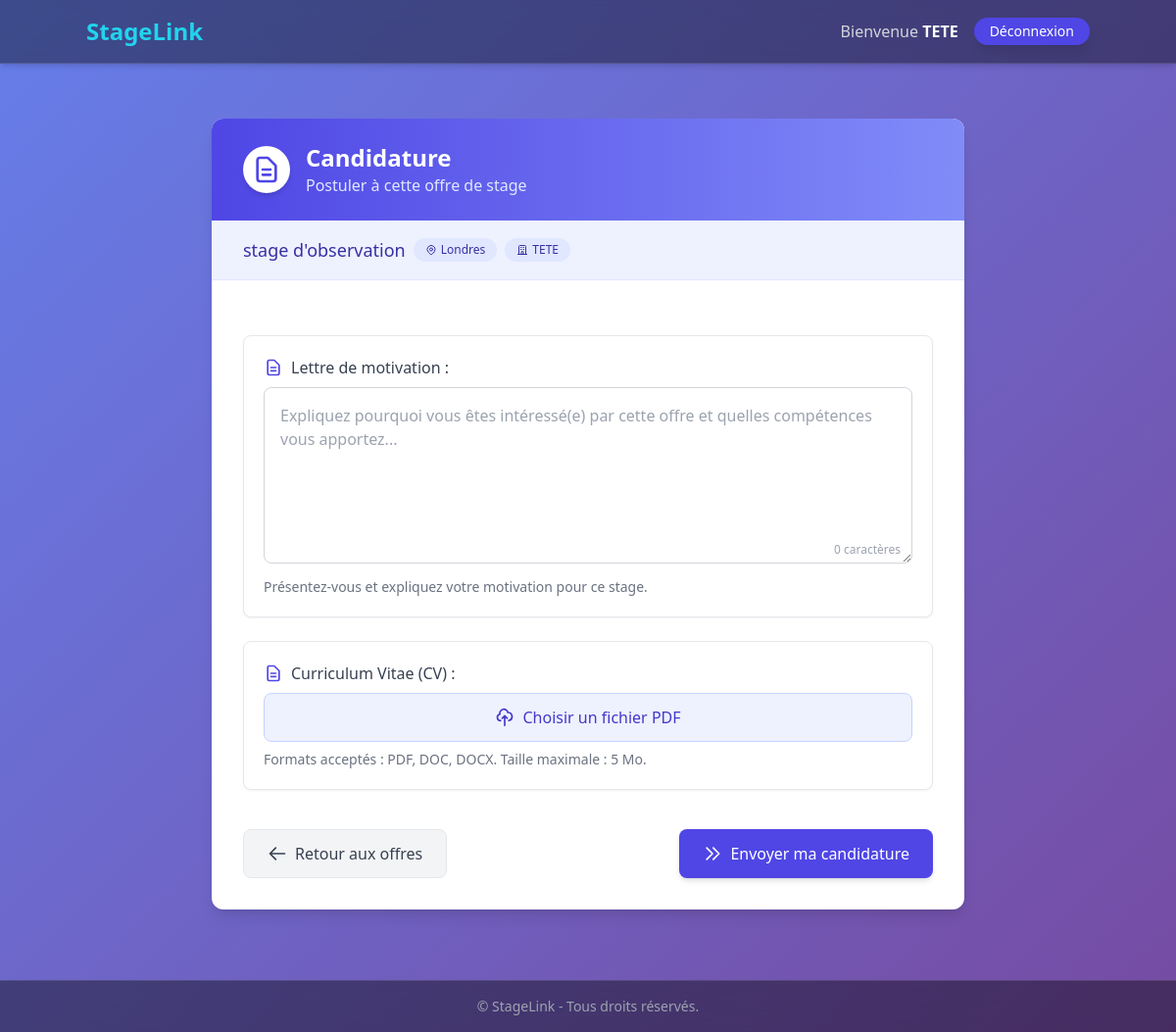
Screenshot of /offres/6/postuler/ (signed in) with the database file from the repository.
### accounts/models.py (models this page shows, shortened)
class CustomUser(AbstractBaseUser, PermissionsMixin):
    email = models.EmailField(unique=True)
    username = models.CharField(max_length=255, unique=True)
    user_type = models.CharField(
        max_length=20,
        choices=[('etudiant', 'Étudiant'), ('entreprise', 'Entreprise')],
        default='etudiant'
    )
    is_active = models.BooleanField(default=True)
    is_staff = models.BooleanField(default=False)
    objects = CustomUserManager()
    USERNAME_FIELD = 'email'
    REQUIRED_FIELDS = ['username']

### entreprises/models.py (models this page shows, shortened)
class Offre(models.Model):
    entreprise = models.ForeignKey(Entreprise, on_delete=models.CASCADE, related_name='offres')
    titre = models.CharField(max_length=200)
    description = models.TextField()
    lieu = models.CharField(max_length=100)
    duree = models.CharField(max_length=50)
    date_limite = models.DateField()
    date_creation = models.DateTimeField(default=timezone.now)

class Entreprise(models.Model):
    user = models.OneToOneField(CustomUser, on_delete=models.CASCADE)
    nom_entreprise = models.CharField(max_length=255)
    secteur_activite = models.CharField(max_length=255)
    site_web = models.URLField(blank=True)
    description = models.TextField(blank=True)
    def __str__(self):
        return self.nom_entreprise

### etudiants/views.py (the view)
# urls.py: path('offres/<int:offre_id>/postuler/', views.postuler_offre, name='postuler_offre'),
@login_required
def postuler_offre(request, offre_id):
    offre = get_object_or_404(Offre, id=offre_id)
    deja_postule = Candidature.objects.filter(etudiant=request.user, offre=offre).exists()
    if deja_postule:
        messages.info(request, "Vous avez déjà postulé à cette offre.")
        return redirect('detail_offre', offre_id=offre_id)
    if request.method == 'POST':
        form = CandidatureForm(request.POST, request.FILES)
        if form.is_valid():
            candidature = form.save(commit=False)
            candidature.etudiant = request.user
            candidature.offre = offre
            candidature.save()
            messages.success(request, "Votre candidature a été envoyée avec succès.")
            return render(request, 'etudiants/postulation_success.html', {'offre': offre})
    else:
        form = CandidatureForm()
    return render(request, 'etudiants/postuler_offre.html', {
        'form': form,
        'offre': offre
    })

### etudiants/forms.py
class CandidatureForm(forms.ModelForm):
    class Meta:
        model = Candidature
        fields = ['cv', 'lettre_motivation']
        widgets = {
            'cv': forms.ClearableFileInput(attrs={
                'class': 'border border-gray-300 p-2 rounded w-full'
            }),
            'lettre_motivation': forms.Textarea(attrs={
                'placeholder': 'Écrivez votre lettre de motivation ici...',
                'class': 'border border-gray-300 p-2 rounded w-full',
                'rows': 5,
            }),
        }

### etudiants/templates/etudiants/postuler_offre.html (shortened to what this page needs)
{% extends 'base.html' %}
{% load widget_tweaks %}
{% block content %}
<div class="max-w-3xl mx-auto mt-8 mb-12">
    <div class="bg-white rounded-xl shadow-lg overflow-hidden">
        <div class="bg-gradient-to-r from-indigo-600 to-indigo-400 px-6 py-6 sm:px-8">
            <div class="flex items-center">
                <div class="flex-shrink-0">
                    <div class="bg-white rounded-full p-2 shadow-md">
                    </div>
                </div>
                <div class="ml-4">
                    <h1 class="text-xl font-bold text-white sm:text-2xl">Candidature</h1>
                    <p class="text-indigo-100 text-sm sm:text-base">Postuler à cette offre de stage</p>
                </div>
            </div>
        </div>
        <div class="bg-indigo-50 border-b border-indigo-100 px-6 py-4 sm:px-8">
            <div class="flex flex-wrap items-center gap-2">
                <span class="text-lg font-medium text-indigo-800">{{ offre.titre }}</span>
                <span class="inline-flex items-center px-3 py-1 rounded-full text-xs font-medium bg-indigo-100 text-indigo-800">
                    {{ offre.lieu }}
                </span>
                {% if offre.entreprise %}
                <span class="inline-flex items-center px-3 py-1 rounded-full text-xs font-medium bg-indigo-100 text-indigo-800">
                    {{ offre.entreprise }}
                </span>
                {% endif %}
            </div>
        </div>
        <div class="p-6 sm:p-8">
            <form method="post" enctype="multipart/form-data" class="space-y-6">
                <div class="bg-white border border-gray-200 rounded-lg p-5 shadow-sm hover:shadow-md transition-shadow duration-300">
                    <label for="lettre_motivation" class="block text-gray-700 font-medium mb-2 flex items-center">
                        Lettre de motivation :
                    </label>
                    <div class="relative">
                        {{ form.lettre_motivation|add_class:"border border-gray-300 rounded-lg p-4 w-full focus:outline-none focus:ring-2 focus:ring-indigo-500 focus:border-indigo-500 min-h-[180px] resize-y text-gray-700"|attr:"placeholder:Expliquez pourquoi vous êtes intéressé(e) par cette offre et quelles compétences vous apportez..." }}
                        <div class="absolute bottom-3 right-3 text-xs text-gray-400">
                            <span id="char-count">0</span> caractères
                        </div>
                    </div>
                    <div class="mt-2 text-sm text-gray-500">
                        Présentez-vous et expliquez votre motivation pour ce stage.
                    </div>
                </div>
                <div class="bg-white border border-gray-200 rounded-lg p-5 shadow-sm hover:shadow-md transition-shadow duration-300">
                    <label for="cv" class="block text-gray-700 font-medium mb-2 flex items-center">
                        Curriculum Vitae (CV) :
                    </label>
                    <div class="mt-1">
                        <div class="relative">
                            <label for="cv_file" class="cursor-pointer flex items-center justify-center w-full px-4 py-3 bg-indigo-50 text-indigo-700 border border-indigo-200 rounded-lg hover:bg-indigo-100 transition-colors">
                                <svg xmlns="http://www.w3.org/2000/svg" class="h-5 w-5 mr-2" fill="none" viewBox="0 0 24 24" stroke="currentColor">
                                    <path stroke-linecap="round" stroke-linejoin="round" stroke-width="2" d="M7 16a4 4 0 01-.88-7.903A5 5 0 1115.9 6L16 6a5 5 0 011 9.9M15 13l-3-3m0 0l-3 3m3-3v12" />
                                </svg>
                                <span id="cv_filename">Choisir un fichier PDF</span>
                            </label>
                        </div>
                    </div>
                    <div class="mt-2 text-sm text-gray-500">
                        Formats acceptés : PDF, DOC, DOCX. Taille maximale : 5 Mo.
                    </div>
                </div>
                <div class="flex flex-col-reverse sm:flex-row justify-between gap-4 pt-4">
                    <a href="{% url 'voir_offres' %}" class="inline-flex items-center justify-center bg-gray-100 text-gray-700 px-6 py-3 rounded-lg hover:bg-gray-200 transition-colors border border-gray-200">
                        <svg xmlns="http://www.w3.org/2000/svg" class="h-5 w-5 mr-2" fill="none" viewBox="0 0 24 24" stroke="currentColor">
                            <path stroke-linecap="round" stroke-linejoin="round" stroke-width="2" d="M10 19l-7-7m0 0l7-7m-7 7h18" />
                        </svg>
                        Retour aux offres
                    </a>
                    <button type="submit" class="inline-flex items-center justify-center bg-indigo-600 hover:bg-indigo-700 text-white px-6 py-3 rounded-lg transition-colors shadow-md hover:shadow-lg">
                        <svg xmlns="http://www.w3.org/2000/svg" class="h-5 w-5 mr-2" fill="none" viewBox="0 0 24 24" stroke="currentColor">
                            <path stroke-linecap="round" stroke-linejoin="round" stroke-width="2" d="M13 5l7 7-7 7M5 5l7 7-7 7" />
                        </svg>
                        Envoyer ma candidature
                    </button>
                </div>
            </form>
        </div>
    </div>
</div>
{% endblock %}

### templates/base.html (shortened to what this page needs)
<!DOCTYPE html>
<html lang="fr">
<head>
    <script src="https://cdn.tailwindcss.com"></script>
</head>
<body class="min-h-screen flex flex-col" style="background: linear-gradient(135deg, #667eea 0%, #764ba2 100%);">
    {% load widget_tweaks %}
    <nav class="p-4 shadow-md" style="background: rgba(0, 0, 0, 0.4); backdrop-filter: blur(10px); -webkit-backdrop-filter: blur(10px); border-bottom: 1px solid rgba(255, 255, 255, 0.1);">
        <div class="container mx-auto flex justify-between items-center">
            <a href="#" class="text-2xl font-bold text-cyan-400 hover:text-cyan-300 transition">
                StageLink
            </a>
            <div class="flex items-center space-x-4">
                {% if user.is_authenticated %}
                    <span class="text-gray-300">Bienvenue <strong class="text-white">{{ user.username }}</strong></span>
                    <form method="post" action="{% url 'logout' %}" class="inline">
                        <button type="submit" class="bg-indigo-600 hover:bg-indigo-700 text-white px-4 py-1 rounded-full text-sm transition shadow-lg hover:shadow-xl">
                            Déconnexion
                        </button>
                    </form>
                {% endif %}
            </div>
        </div>
    </nav>
    <main class="flex-grow container mx-auto p-6">
        {% block content %}
        {% endblock %}
    </main>
    <footer class="text-center p-4 text-sm" style="background: rgba(0, 0, 0, 0.4); backdrop-filter: blur(10px); -webkit-backdrop-filter: blur(10px); border-top: 1px solid rgba(255, 255, 255, 0.1);">
        <span class="text-gray-400">© {{ now|date:"Y" }} StageLink - Tous droits réservés.</span>
    </footer>
</body>
</html>

### rows the page displays
CustomUser: username "TETE"
Offre: titre "stage d'observation", lieu "Londres", entreprise "TETE"
